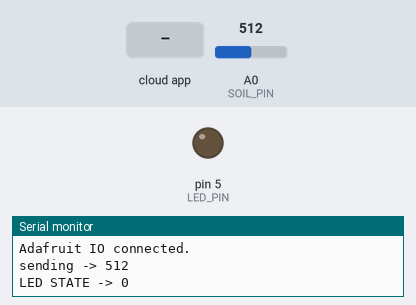
A sketch run on a simulated Arduino Uno, built with avr-gcc and run on an emulated ATmega328P. On the bench: output pins drawn as LEDs (lit = HIGH), the last lines printed to the serial monitor. The test bench sets the inputs (shaded band); at power-on: A0 (SOIL_PIN) = 512.

Above: at 2.7 s.
2.8 s: the phone or cloud app sets testcontrol to 1
At 5.75 s:
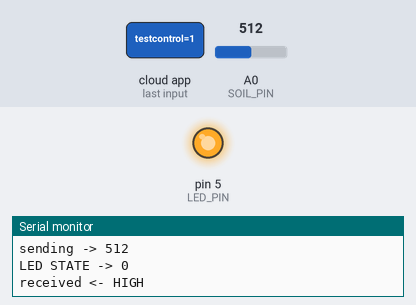
5.8 s: the phone or cloud app sets testcontrol to 0
At 6.5 s:
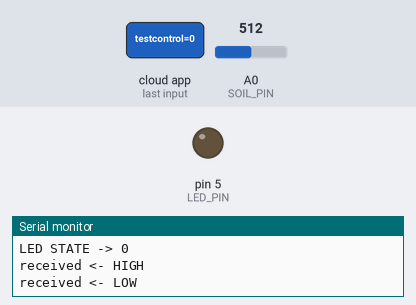
Timing chart, 0 to 8.8 s (numbered marks = the images above; inputs shaded):
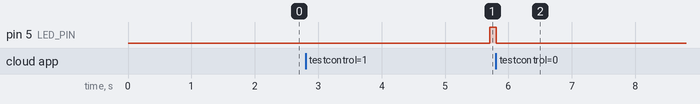

The sketch:

mqtt-adafruitIO.ino
```cpp
//library
#include "AdafruitIO_WiFi.h"

//pengaturan adafruit.io
#define IO_USERNAME "dianawulandari" //username pada web adafruit io
#define IO_KEY "aio_qlhx37WdJq8JPtBlRvrm8W9EeOXt" //key dashboard

//wifi
#define WIFI_SSID "Bunga"
#define WIFI_PASS "Bunga12"

AdafruitIO_WiFi io(IO_USERNAME, IO_KEY, WIFI_SSID, WIFI_PASS);

//pin
#define SOIL_PIN A0
#define LED_PIN 5

int current = 0; //variable penampung data soil
int last = 0; //-1
int led=0;

//pengaturan feed dashboard
AdafruitIO_Feed *soil = io.feed("Soilpercent");
AdafruitIO_Feed *light = io.feed("testcontrol");

//menerima perintah kontrol led dari dashboard
void handleMessage(AdafruitIO_Data *data) {
 //menampilkan ke layar status tombol yang ditekan pada feed yang baru saja dibaca
  Serial.print("received <- ");

  if(data->toPinLevel() == HIGH)
    Serial.println("HIGH");
  else
    Serial.println("LOW");

  //mengatur status LED on/off pada board sesuai dengan tombol yang ditekan
  // tulis keadaan saat ini ke led
  digitalWrite(LED_PIN, data->toPinLevel());
}

//setup
void setup() {
  Serial.begin(115200);

  while(! Serial);
  Serial.print("Connecting to Adafruit IO");
  io.connect();

  pinMode(LED_PIN, OUTPUT);

  while(io.status() < AIO_CONNECTED) {
    Serial.print(".");
    delay(500);
  }
  Serial.println();
  Serial.println(io.statusText());

  //membaca perintah dari dashboard > kontrol led
  light->get();
  light->onMessage(handleMessage);
}

//loop
void loop()
{
  io.run();
  //current menampung data pembacaan sensor soil moisture
  current = analogRead(SOIL_PIN);
  //led menampung perintah pada led
  led = digitalRead(5);

  //jika data yg terbaca pada soil = -1, maka kembalikan
  if(current == last)
    return;

  Serial.print("sending -> ");
  Serial.println(current);
  Serial.print("LED STATE -> ");
  Serial.println(led);
  soil->save(current);
  light->save(led);//send data
  last = current; //memulai nilai data current dari awal kembali / 0
  delay(4000);
}
```

Measured:
- after the input at 2.8 s, pin 5 (LED_PIN): LOW → HIGH after 2.9 s
- after the input at 5.8 s, pin 5 (LED_PIN): HIGH → LOW at once
